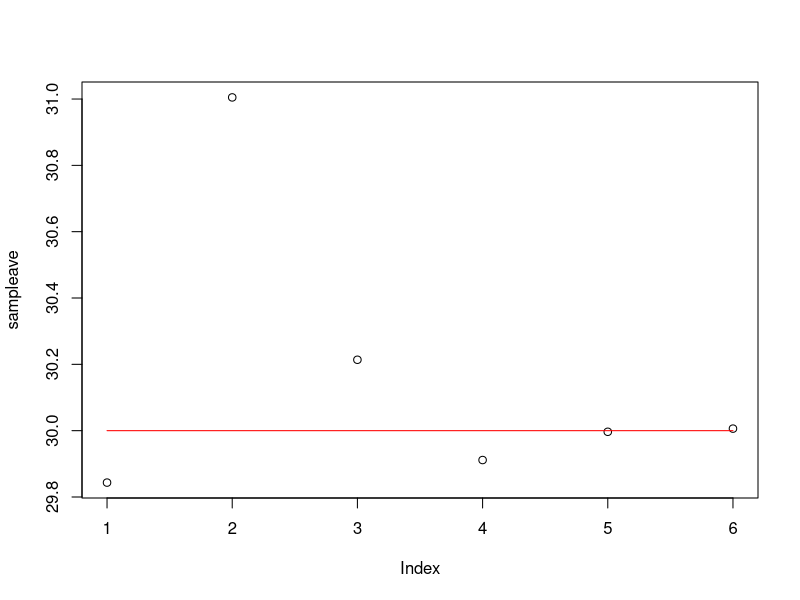
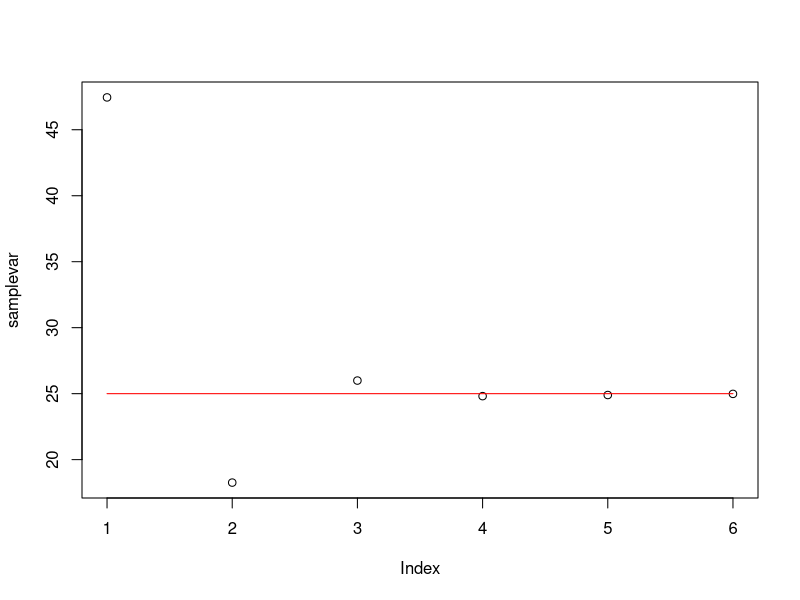
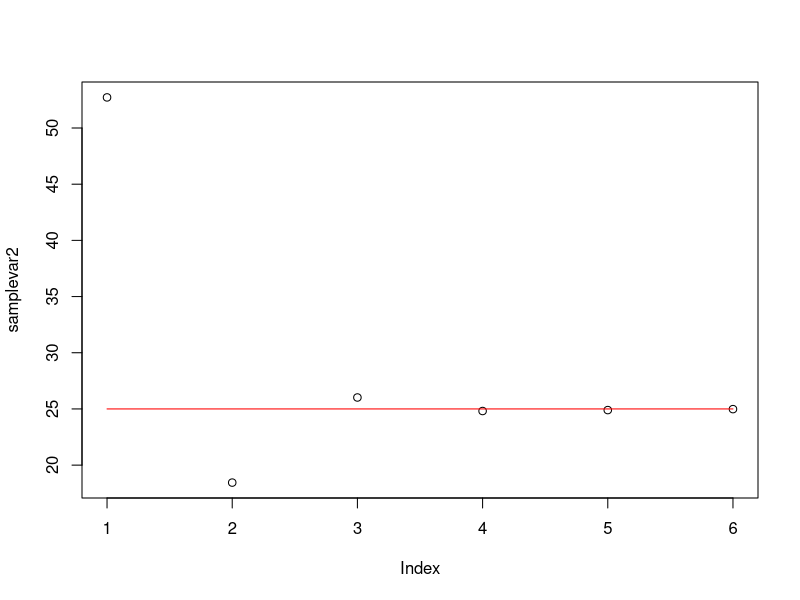

Reproduce these figures in R, in order.
#母集団は平均30 分散25　の正規分布
#n=10,100,1000,10000,100000,1000000のサンプルをとる。
sampleave<-c()
samplevar<-c()
samplevar2<-c()
for (i in 1:6){
  sample<-rnorm(10^i,30,5)
  ave<-mean(sample)
  sampleave[i]<-ave
  var<-sum((sample-ave)^2)/(10^i)
  var2<-sum((sample-ave)^2)/(10^i-1)
  samplevar[i]<-var
  samplevar2[i]<-var2
}

plot(sampleave)
hoge<-function(x){y=30+x*0}
curve(hoge,from=1,to=6,add=TRUE,col="red")

plot(samplevar)
hoge<-function(x){y=25+x*0}
curve(hoge,from=1,to=6,add=TRUE,col="red")

plot(samplevar2)
curve(hoge,from=1,to=6,add=TRUE,col="red")

#平均には一致性あり、分散には一致性あり、不偏分散には一致性あり